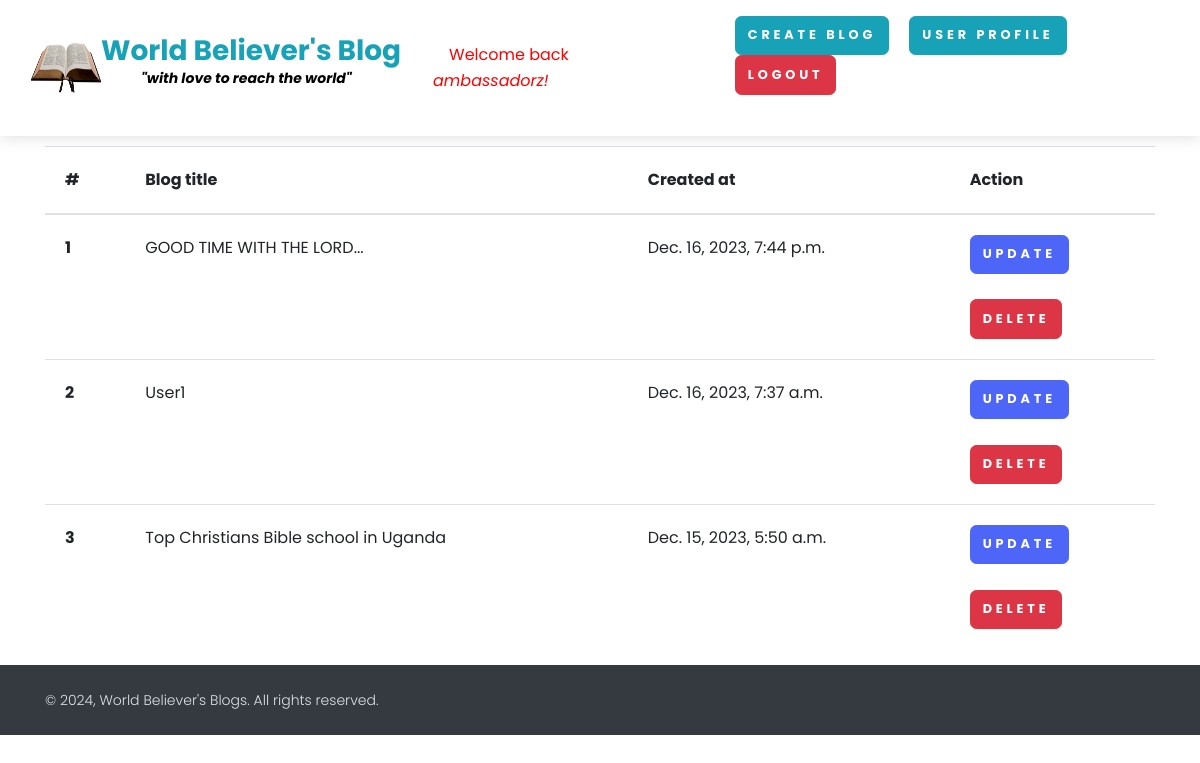
Screenshot of /see-blog/ (signed in) with the database file from the repository.
### myblogAppV3/models.py (models this page shows, shortened)
class BlogModel(models.Model):
    title = models.CharField(max_length=200)
    content = FroalaField()
    image = models.ImageField(upload_to="images")
    created_at = models.DateTimeField(auto_now_add=True)
    date_added = models.DateTimeField(default=timezone.now)
    upload_to = models.DateTimeField(auto_now=True)
    user = models.ForeignKey(User, blank=True, null=True, on_delete=models.CASCADE)
    slug = models.SlugField(max_length=100, null=True, blank=True)
    class Meta:
        ordering = ["-date_added"]

### myblogAppV3/views.py (the view)
# urls.py: path("see-blog/", see_blog, name="see_blog"),
def see_blog(request):
    context = {}
    try:
        blog_objs = BlogModel.objects.filter(user=request.user)
        context["blog_objs"] = blog_objs
    except Exception as e:
        print(e)
    return render(request, "see_blog.html", context)

### myblogAppV3/templates/see_blog.html
{% extends "base.html" %} {% block start %}
<section class="mt-5 pt-5">
  <div class="container">
    <table class="table">
      <thead>
        <tr>
          <th scope="col">#</th>
          <th scope="col">Blog title</th>
          <th scope="col">Created at</th>
          <th scope="col">Action</th>
        </tr>
      </thead>
      <tbody>
        {% for blog in blog_objs %}
        <tr>
          <th scope="row">{{forloop.counter}}</th>
          <td>{{blog.title}}</td>
          <td>{{blog.created_at}}</td>
          <td>
            <a href="{% url 'blog_update' blog.slug %}" class="btn btn-primary"
              >Update</a
            >
            <br /><br />
            <a href="{% url 'blog_delete' blog.id %}" class="btn btn-danger"
              >Delete</a
            >
          </td>
        </tr>
        {% endfor %}
      </tbody>
    </table>
  </div>
</section>
{% endblock %}

### myblogAppV3/templates/base.html (shortened to what this page needs)
<!DOCTYPE html>
{% load static %}
<html lang="en">
<head>
    <link rel="stylesheet" href="/media/css/nouislider.css">
    <link rel="stylesheet" href="/media/css/all.css">
    <link rel="stylesheet" href="/media/css/swiper.min.css">
    <link rel="stylesheet" href="/media/css/magnific-popup.css">
    <link rel="stylesheet" href="/media/css/default.css" id="theme-stylesheet">
  </head>
  <body style="padding-top: 50px; bg-dark text-white">
    <header class="header">
      <nav class="navbar navbar-expand-lg fixed-top shadow navbar-light bg-white">
        <div class="container-fluid">
          <img style="height: 50px; width: 70px;" src="{% static '/images/logo.png' %}" alt="logo">
          <div class="d-flex align-items-center"><a class="navbar-brand py-1" href="/">
            <h3 class="text-info">World Believer's Blog<p style="font-size: 14px; padding-left: 40px; color: #000;"><i>"with love to reach the world"</i></p></h3>
          </div>
          <marquee behavior="slow" direction="left"><a href="/"><span style="margin-bottom: 10px;text-decoration: none; border-radius: 30%; font-size: 16px; color: red;">Welcome back <i>{{ request.user }}!</i></span>
          </marquee></a>
          <div class="collapse navbar-collapse" id="navbarCollapse">
            <ul class="navbar-nav ml-auto">
                {% if request.user.is_authenticated %}
                <ul>
                  <li class="nav-item mt-3 mt-lg-0 ml-lg-3 d-lg-none d-xl-inline-block">
                    <a class="btn btn-info" href="{% url 'add_blog' %}">Create Blog</a>
                  </li>
                  <li class="nav-item mt-3 mt-lg-0 ml-lg-3 d-lg-none d-xl-inline-block">
                    <a class="btn btn-info" href="">User Profile</a>
                  </li>
                  <li class="nav-item mt-3 mt-lg-0 ml-lg-3 d-lg-none d-xl-inline-block">
                    <a class="btn btn-danger" href="{% url 'logout_user' %}">Logout</a>
                  </li>
                  <br><br>
              {% endif %}
            </ul>
          </div>
        </div>
      </nav>
    </header>
    {% block start %}
    {% endblock %}
    <footer class="position-relative z-index-10 d-print-none">
      <div class="py-4 font-weight-light bg-gray-800 text-gray-300">
        <div class="container">
          <div class="row align-items-center">
            <div class="col-md-6 text-center text-md-left">
              <p class="text-sm mb-md-0">&copy; 2024, World Believer's Blogs.  All rights reserved.</p>
            </div>
          </div>
        </div>
      </div>
    </footer>
  </body>
</html>

### rows the page displays
BlogModel: title "GOOD TIME WITH THE LORD...", created_at "Dec. 16, 2023, 7:44 p.m."
BlogModel: title "User1", created_at "Dec. 16, 2023, 7:37 a.m."
BlogModel: title "Top Christians Bible school in Uganda", created_at "Dec. 15, 2023, 5:50 a.m."

### other values shown
{{ request.user }} "ambassadorz"
